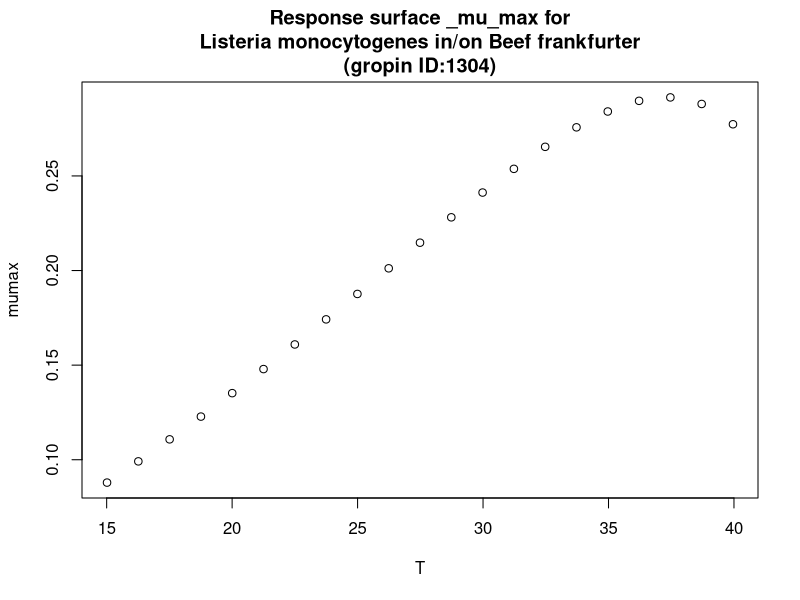

R code for this plot:
#############################
# start of Parameter script
#############################
T <- seq(15.015,39.96003996004,length.out=21)
#############################
# end of Parameter script
#############################
############################# 
# start of Model script Gropin ID 1304 
#############################
 
# constant coefficients for this model
 
variables <- data.frame(T)
argumentsPar <- unique.data.frame(expand.grid(variables))
 
# heart of the model
response_surface <- function(T) {
   mumax <-0.00153*((T-0.109)^1.5)*(1-exp(0.210*(T-46.03)))

	return(mumax=mumax)
} 

# output parameters
responseSurface <- cbind(argumentsPar,response_surface(argumentsPar['T']))
colnames(responseSurface) <- c(colnames(argumentsPar),'mumax')
#############################
# End of Model script
#############################
############################# 
# start of Visualisation script Gropin ID 1304 
#############################
titleText <-'Response surface _mu_max for
Listeria monocytogenes in/on Beef frankfurter
(gropin ID:1304)'
plot(T,responseSurface$'mumax',xlab='T',
                          ylab='mumax',main=titleText)
#############################
# End of Visualisation script
#############################
